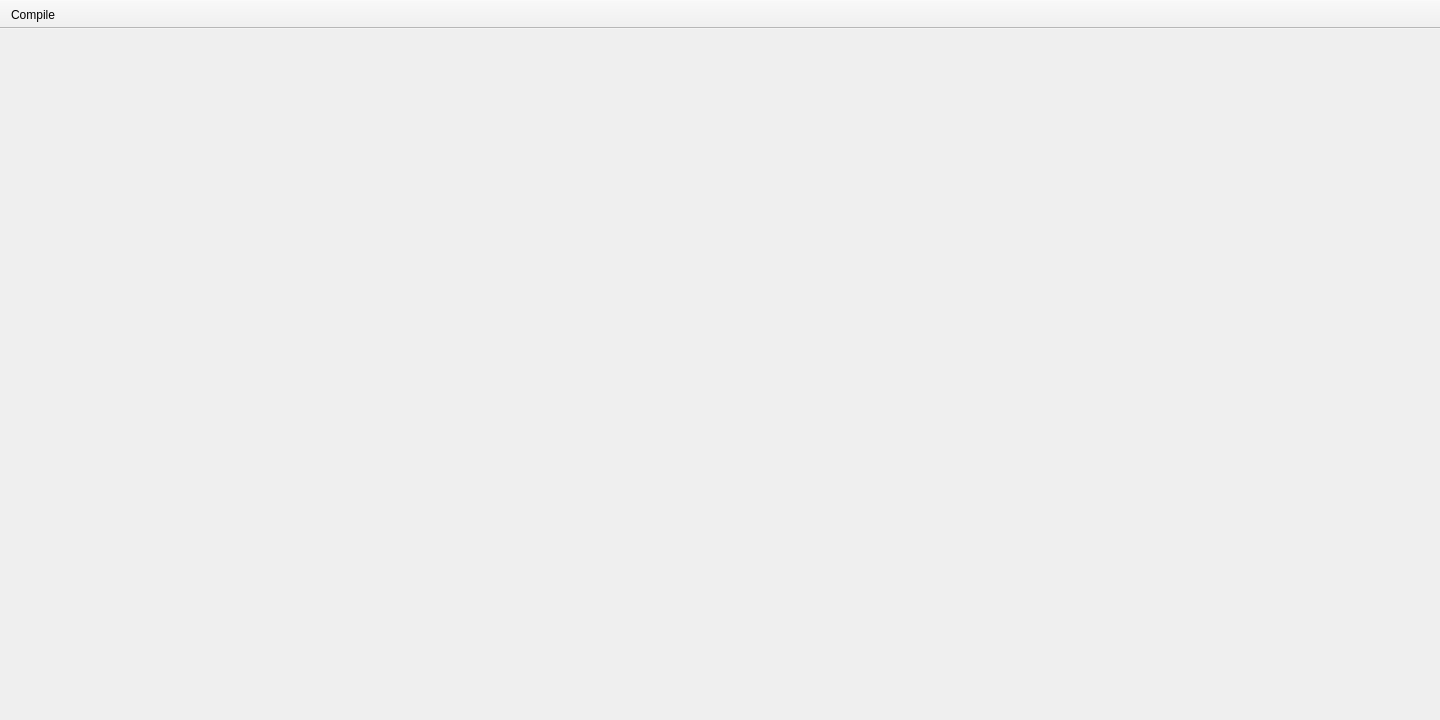
<?xml version="1.0" encoding="UTF-8"?>
<ui version="4.0">
 <class>MainWindow</class>
 <widget class="QMainWindow" name="MainWindow">
  <property name="geometry">
   <rect>
    <x>0</x>
    <y>0</y>
    <width>1440</width>
    <height>720</height>
   </rect>
  </property>
  <property name="windowTitle">
   <string>MainWindow</string>
  </property>
  <widget class="QWidget" name="centralwidget">
   <widget class="QWidget" name="SceneWidget" native="true">
    <property name="geometry">
     <rect>
      <x>720</x>
      <y>0</y>
      <width>720</width>
      <height>720</height>
     </rect>
    </property>
    <layout class="QGridLayout" name="m_sceneLayout">
     <property name="leftMargin">
      <number>0</number>
     </property>
     <property name="topMargin">
      <number>0</number>
     </property>
     <property name="rightMargin">
      <number>0</number>
     </property>
     <property name="bottomMargin">
      <number>0</number>
     </property>
     <item row="0" column="0">
      <spacer name="horizontalSpacer_2">
       <property name="orientation">
        <enum>Qt::Horizontal</enum>
       </property>
       <property name="sizeHint" stdset="0">
        <size>
         <width>40</width>
         <height>20</height>
        </size>
       </property>
      </spacer>
     </item>
    </layout>
   </widget>
   <widget class="QWidget" name="NodeEditorWidget" native="true">
    <property name="geometry">
     <rect>
      <x>0</x>
      <y>0</y>
      <width>720</width>
      <height>720</height>
     </rect>
    </property>
    <layout class="QGridLayout" name="m_nodeEditorLayout">
     <property name="leftMargin">
      <number>0</number>
     </property>
     <property name="topMargin">
      <number>0</number>
     </property>
     <property name="rightMargin">
      <number>0</number>
     </property>
     <property name="bottomMargin">
      <number>0</number>
     </property>
     <item row="0" column="0">
      <spacer name="horizontalSpacer">
       <property name="orientation">
        <enum>Qt::Horizontal</enum>
       </property>
       <property name="sizeHint" stdset="0">
        <size>
         <width>40</width>
         <height>20</height>
        </size>
       </property>
      </spacer>
     </item>
    </layout>
   </widget>
  </widget>
  <widget class="QToolBar" name="toolBar">
   <property name="windowTitle">
    <string>toolBar</string>
   </property>
   <property name="movable">
    <bool>false</bool>
   </property>
   <attribute name="toolBarArea">
    <enum>TopToolBarArea</enum>
   </attribute>
   <attribute name="toolBarBreak">
    <bool>false</bool>
   </attribute>
   <addaction name="actionCompile"/>
  </widget>
  <action name="actionCompile">
   <property name="checkable">
    <bool>false</bool>
   </property>
   <property name="text">
    <string>Compile</string>
   </property>
   <property name="toolTip">
    <string>Compile (Shift + B)</string>
   </property>
  </action>
 </widget>
 <resources/>
 <connections/>
</ui>
